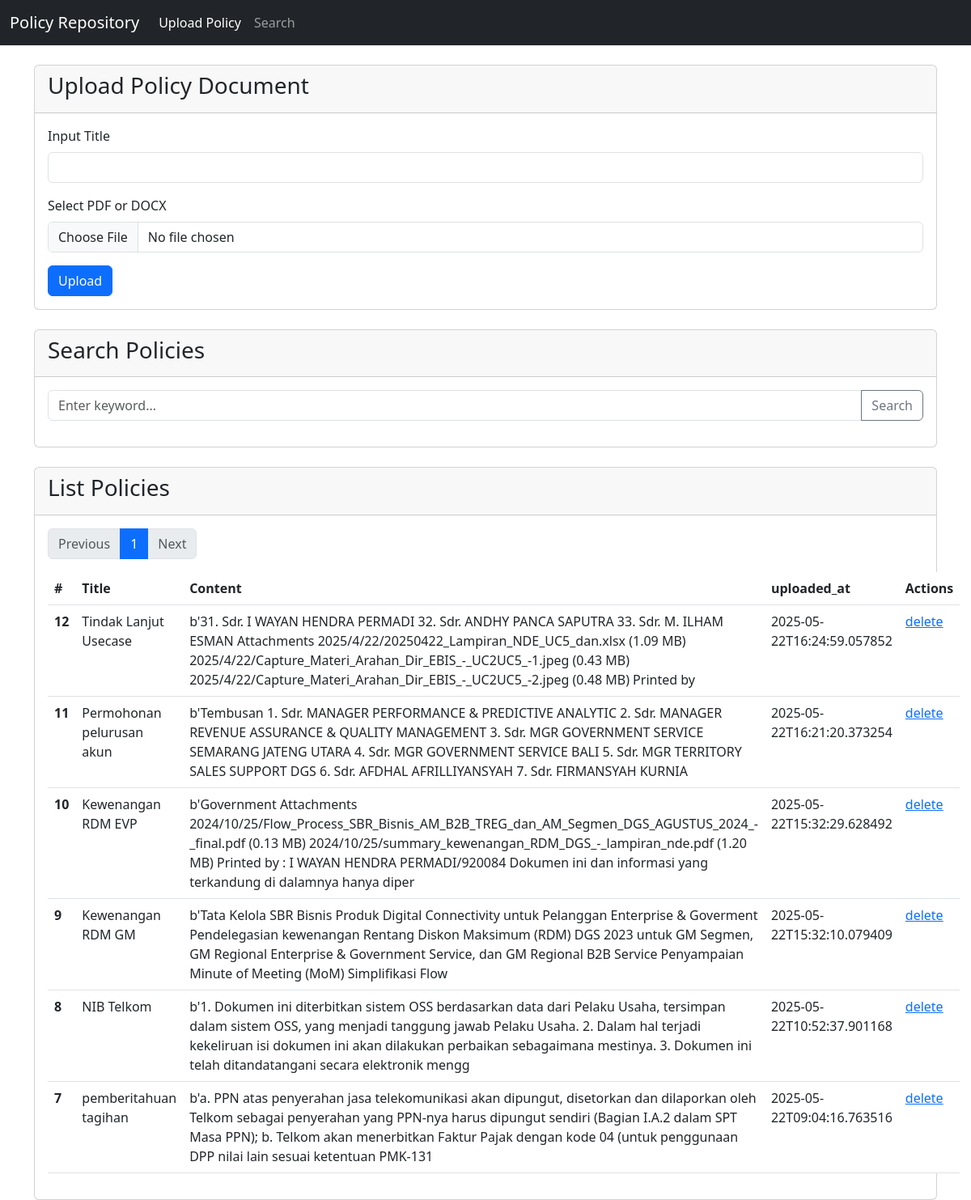
The page /policies on the database as committed earlier.
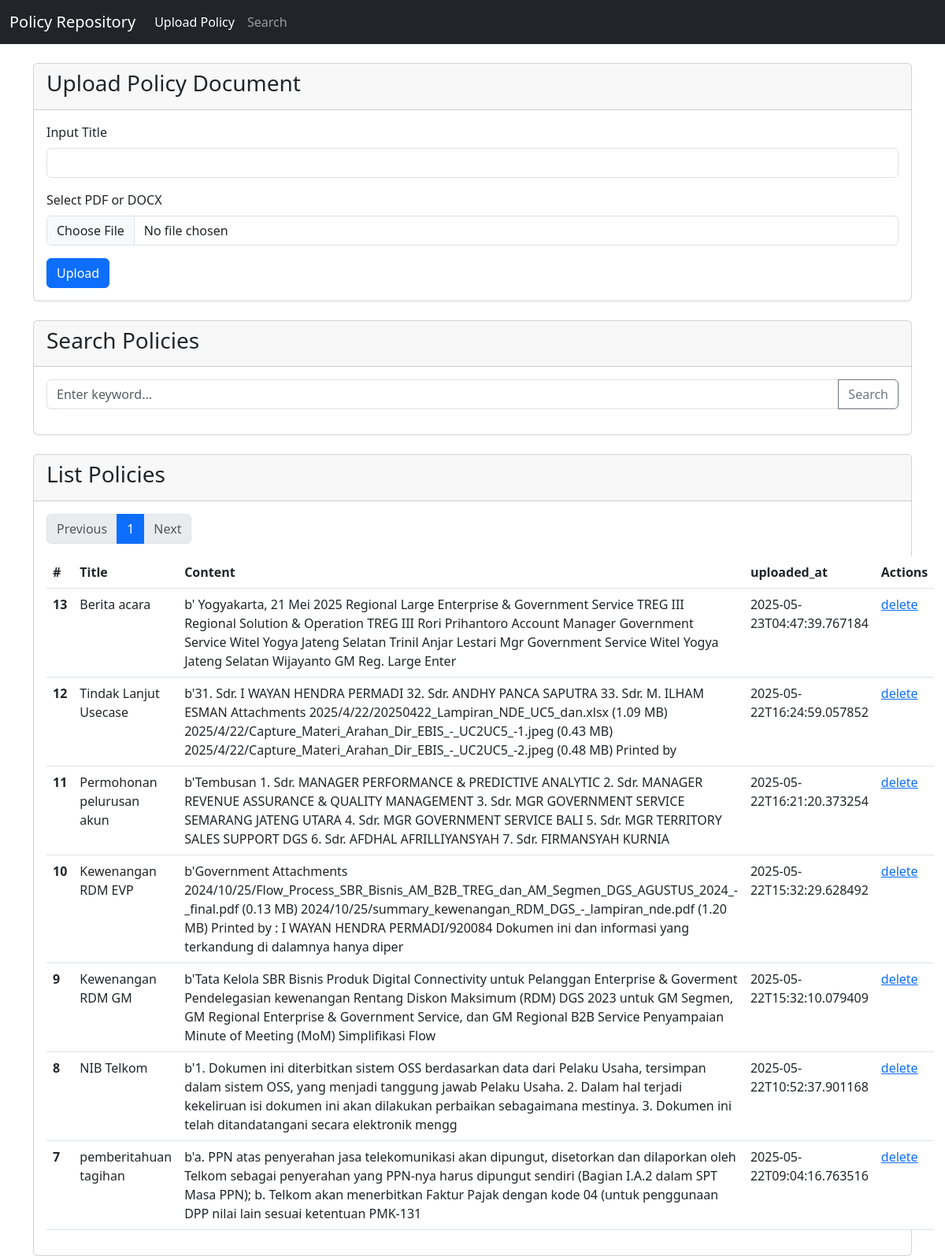
The same page on the database as committed later.
### models.py (models this page shows, shortened)
class Policy(db.Model):
    __tablename__ = "policy_documents"
    id: Mapped[int] = mapped_column(primary_key=True)
    title: Mapped[str] = mapped_column(unique=True)
    content: Mapped[str]
    filename: Mapped[str]
    uploaded_at: Mapped[str]

### app.py (the view)
@app.route("/policies", methods=["GET"])
def get_policies():
    data = db.paginate(
        db.select(Policy).order_by(Policy.uploaded_at.desc()), per_page=10
    )
    return render_template("index.html", policies=data)

### templates/index.html (shortened to what the changed rows need)
<!doctype html>
<html lang="en">
  <head>
    <link
      href="https://cdn.jsdelivr.net/npm/bootstrap@5.3.0/dist/css/bootstrap.min.css"
      rel="stylesheet"
    />
  </head>
  <body>
    <div class="container mt-4">
      <br />
      <br />
      {% if policies %}
      <section id="list_policy">
        <div class="card">
          <div class="card-body">
            <table class="table">
              <thead>
                <tr>
                  <th scope="col">#</th>
                  <th scope="col">Title</th>
                  <th scope="col">Content</th>
                  <th scope="col">uploaded_at</th>
                  <th scope="col">Actions</th>
                </tr>
              </thead>
              <tbody>
                {% for policy in policies %}
                <tr id="policy-{{ policy.id }}">
                  <th scope="row">{{ policy.id }}</th>
                  <td>{{ policy.title }}</td>
                  <td>{{ policy.content[:300] }}</td>
                  <td>{{ policy.uploaded_at }}</td>
                  <td>
                    <a href="#" onclick="deletePolicy('{{ policy.id }}')"
                      >delete</a
                    >
                  </td>
                </tr>
                {% endfor %}
              </tbody>
              <div id="pagination">
                <nav aria-label="Pagination">
                  <ul class="pagination">
                     {% for page_num in
                    policies.iter_pages(left_edge=1, right_edge=1,
                    left_current=2, right_current=2) %} {% if page_num %} {% if
                    page_num == policies.page %}
                    <li class="page-item active">
                      <span class="page-link">{{ page_num }}</span>
                    </li>
                    {% endif %} {% else %}
                    <li class="page-item disabled">
                      <span class="page-link">…</span>
                    </li>
                    {% endif %} {% endfor %}
                  </ul>
                </nav>
              </div>
            </table>
          </div>
        </div>
      </section>
      {% endif %}
    </div>
  </body>
</html>

Rows that differ between the two databases and show on the page:
added Policy: id "13", title "Berita acara", content "b' Yogyakarta, 21 Mei 2025 Regional Large Enterprise & Government Service TREG III Regional Solution & Operation TREG III Rori Prihantoro Account Manager Government Service Witel Yogya Jateng Selatan Trinil Anjar Lestari Mgr Government Service Witel Yogya Jateng Selatan Wijayanto GM Reg. Large Enter", uploaded_at "2025-05-23T04:47:39.767184"
